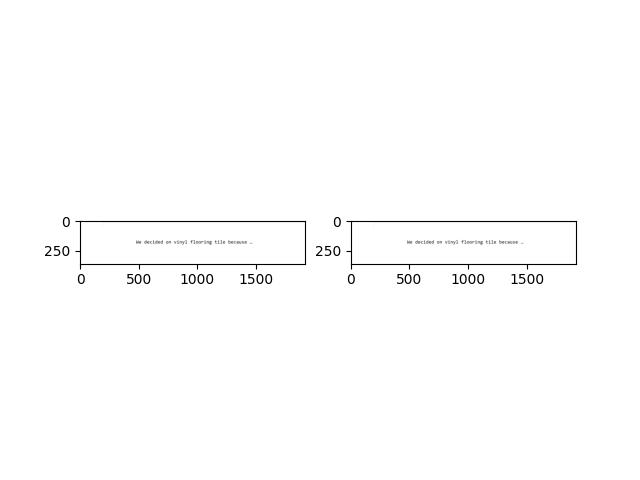
#> input picture text_completion/test.jpg, 640 x 480 px
$ python -i video_ocr.py   (imports and definitions only)
#> lines starting #> are read from the running program, lines starting #| are printed output that depends on the picture; after the words box and inside, x2 and y2 are one past the last pixel; in counts of white or black regions, pixels touching at a corner belong together
#> further down, picture is the input picture: shape (480, 640, 3); min 0, max 255, mean 253
"""
Given excel with simuli sentences and a corresponding video, find frames where video contains each of
the sentences, and save these frames as example, to later find them in other videos by simple image matching.

See configuration below in main() function.
"""

import cv2
import pytesseract
import pandas as pd
import numpy as np
import re
from difflib import SequenceMatcher
import os
import time
from tqdm import tqdm
from pathlib import Path

def similarity_ratio(a, b):
    """Calculate string similarity ratio using SequenceMatcher."""
    return SequenceMatcher(None, a, b).ratio()

# [16 lines left out: function extract_regions, not called in this run]

def preprocess_image(image):
    """Preprocess image for better OCR results."""
    # Convert to grayscale
    gray = cv2.cvtColor(image, cv2.COLOR_BGR2GRAY)

    # Apply threshold to get black and white image
    _, thresh = cv2.threshold(gray, 150, 255, cv2.THRESH_BINARY_INV)
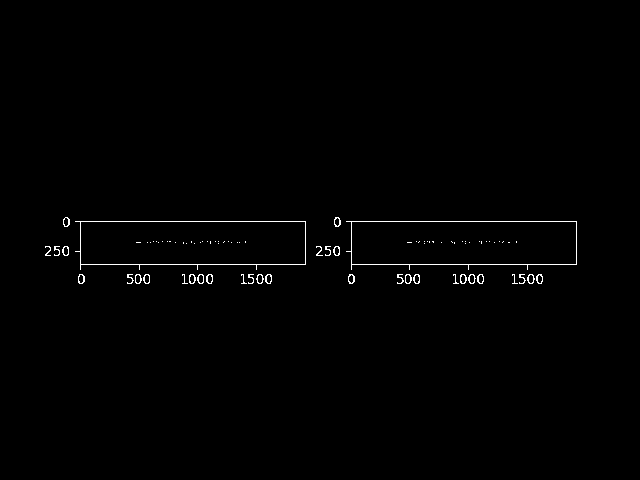
#> thresh: shape (480, 640); 0.71% white in thin lines or dots, all inside (x1, y1, x2, y2) = (45, 217, 577, 284)

    # Invert the image for white text on black background
    thresh = cv2.bitwise_not(thresh)

    return thresh

# [182 lines left out: functions extract_text_from_frame, match_phrase, main, not called in this run]

# [19 lines not run here, left out]

>>> import cv2
>>> picture = cv2.imread('../text_completion/test.jpg')
>>> result = preprocess_image(picture)
